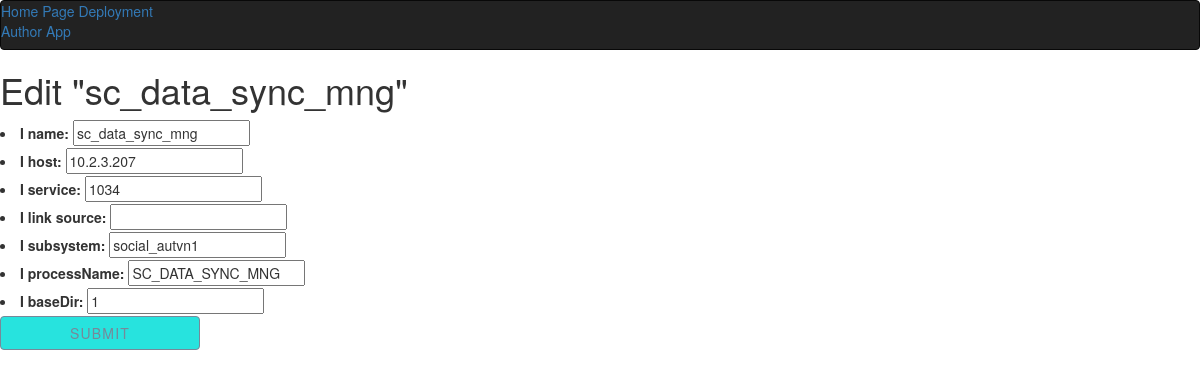
The page /social/sc_data_sync_mng/edit/ on the database its author committed.
### myapp/models.py (models this page shows, shortened)
class Item(models.Model):
    i_name = models.CharField(max_length=30)
    i_host = models.CharField(max_length=30)
    i_service = models.IntegerField()
    i_link_source = models.CharField(max_length=300, blank=True)
    i_subsystem = models.CharField(max_length=50)
    i_processName = models.CharField(max_length=100)
    i_baseDir     = models.CharField(max_length=100)
    cat = models.ForeignKey(Category,on_delete=models.CASCADE)

### myapp/views.py (the view)
# urls.py: url(r"^social/(?P<name>\w+)/edit/$", views.edit_detail_social, name='edit_detail_social'),
def edit_detail_social(request, name):
    social_item = Item.objects.get(i_name=name)
    form_class = ItemForm
    if request.method == 'POST':
        form = form_class(data=request.POST, instance=social_item)
        link = request.POST.get('i_link_source')
        baseDir = request.POST.get('i_baseDir')
        ip_address = request.POST.get('i_host')
        location = '/tmp/'
        arg_4 = baseDir
        arg_3 = link
        arg_1 = 'bash'
        arg_2 = '/tmp/deploy.sh'
        ssh = paramiko.SSHClient()
        ssh.set_missing_host_key_policy(paramiko.AutoAddPolicy())
        ssh.connect('192.168.127.128', username='root', password='123456')
        command = '%s %s %s %s' % (arg_1, arg_2, arg_3, arg_4)
        stdin, stdout, stderr = ssh.exec_command(command)
        if form.is_valid():
            form.save()
            return redirect('social_item_detail', name=social_item.i_name)
    else:
        form = form_class(instance=social_item)
    return render(request,'edit_detail_social.html',{'social_item':social_item, 'form': form,})

### myapp/forms.py
class ItemForm(ModelForm):
    class Meta:
        model = Item
        fields = ("i_name","i_host","i_service","i_link_source","i_subsystem","i_processName","i_baseDir")

### myapp/templates/edit_detail_social.html (shortened to what this page needs)
{% extends 'base.html' %}
{% block content %}
<h1>Edit "{{ social_item.i_name }}"</h1>
    <form role="form" action="" method="post">
    {{ form.as_ul}}
    <button  class="btn btn--border btn--primary btn--animated" type="submit">Submit</button>
    </form>
{% endblock content %}

### myapp/static/css/style.css (style rules this page uses)
* { box-sizing: border-box; }
.btn, button { background: #27e3de; border: none; font-size: 10px; font-size: 1rem; background-color: #27e3de; color: white; letter-spacing: 1.5px; text-transform: uppercase; padding: 14px 21px; padding: 1.4rem 2.1rem; border: 2px solid #27e3de; transition: color 0.1s cubic-bezier(0.16, 0.08, 0.355, 1), background 0.1s cubic-bezier(0.16, 0.08, 0.355, 1); display: inline-block; cursor: pointer; width: 100%; min-width: 200px; min-width: 20rem; outline: none; vertical-align: middle; text-align: center; position: relative; overflow: hidden; }
@media (min-width: 400px) { .btn, button { width: auto; } }
@media (min-width: 800px) { .btn, button { font-size: 1.1rem; padding: 1.6rem 2.8rem; } }
body { position: relative; font-family: sans-serif; font-size: 14px; }
.btn { position: relative; display: inline-block; letter-spacing: 1.2px; padding: 12px 32px; text-align: center; text-transform: uppercase; overflow: hidden; z-index: 1; cursor: pointer; }
.btn--primary { color: lightslategray; }
.btn--border { border-width: 1px; border-style: solid; border-radius: 10px; box-sizing: border-box; }
.btn--animated { transition-property: color; transition-duration: 0.5s; }
.btn--animated.btn--border.btn--primary { border: 1px solid lightslategray; }
.btn--animated:before { content: ""; position: absolute; top: 0; left: 0; right: 0; bottom: 0; background: lightslategray; transform: scaleX(0); transform-origin: 0 50%; transition-property: transform; transition-duration: 0.5s; transition-timing-function: ease-out; z-index: -1; }

### rows shown on the page
Item: i_name "sc_data_sync_mng", i_host "10.2.3.207", i_service "1034", i_subsystem "social_autvn1", i_processName "SC_DATA_SYNC_MNG", i_baseDir "1"
